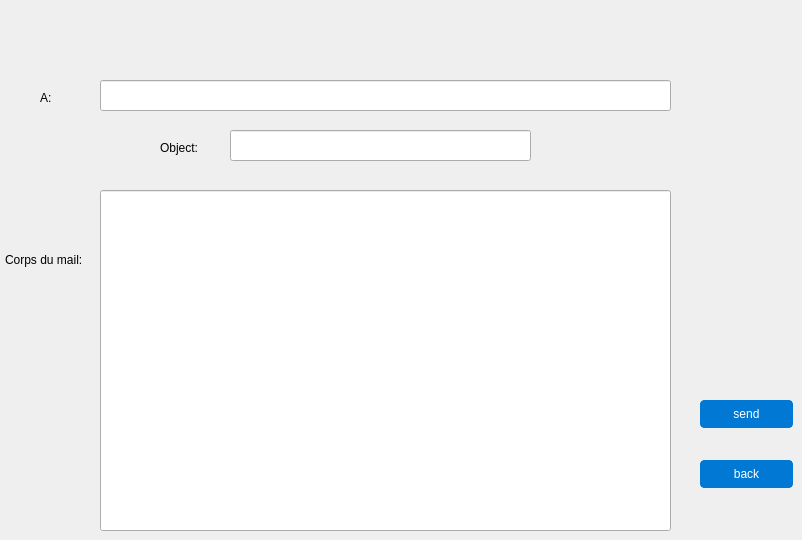
      <widget class="QWidget" name="page_16">
       <widget class="QLineEdit" name="lll2">
        <property name="geometry">
         <rect>
          <x>100</x>
          <y>80</y>
          <width>571</width>
          <height>31</height>
         </rect>
        </property>
       </widget>
       <widget class="QLineEdit" name="lll3">
        <property name="geometry">
         <rect>
          <x>230</x>
          <y>130</y>
          <width>301</width>
          <height>31</height>
         </rect>
        </property>
       </widget>
       <widget class="QLineEdit" name="lll4">
        <property name="geometry">
         <rect>
          <x>100</x>
          <y>190</y>
          <width>571</width>
          <height>341</height>
         </rect>
        </property>
       </widget>
       <widget class="QLabel" name="label_59">
        <property name="geometry">
         <rect>
          <x>40</x>
          <y>90</y>
          <width>56</width>
          <height>16</height>
         </rect>
        </property>
        <property name="text">
         <string>A:</string>
        </property>
       </widget>
       <widget class="QLabel" name="label_60">
        <property name="geometry">
         <rect>
          <x>160</x>
          <y>140</y>
          <width>56</width>
          <height>16</height>
         </rect>
        </property>
        <property name="text">
         <string>Object:</string>
        </property>
       </widget>
       <widget class="QLabel" name="label_61">
        <property name="geometry">
         <rect>
          <x>5</x>
          <y>250</y>
          <width>81</width>
          <height>20</height>
         </rect>
        </property>
        <property name="text">
         <string>Corps du mail:</string>
        </property>
       </widget>
       <widget class="QPushButton" name="pushButton_17">
        <property name="geometry">
         <rect>
          <x>700</x>
          <y>400</y>
          <width>93</width>
          <height>28</height>
         </rect>
        </property>
        <property name="styleSheet">
         <string notr="true">QPushButton {

background-color: #0078D4; /* Button background color similar to Windows */

color: #FFFFFF; /* Button text color */

border: 1px solid #0078D4; /* Button border color */

border-radius: 4px; /* Button border radius */

padding: 6px 12px; /* Button padding */

}



QPushButton:hover {

background-color: #00559B; /* Hovered button background color */

border: 1px solid #00559B; /* Hovered button border color */

}



QPushButton:pressed {

background-color: #003C75; /* Pressed button background color */

border: 1px solid #003C75; /* Pressed button border color */

}



QPushButton:focus {

border: 1px solid #0078D4; /* Focused button border color */

outline: none; /* Remove the focus outline */

}</string>
        </property>
        <property name="text">
         <string>send</string>
        </property>
       </widget>
       <widget class="QPushButton" name="pushButton_18">
        <property name="geometry">
         <rect>
          <x>700</x>
          <y>460</y>
          <width>93</width>
          <height>28</height>
         </rect>
        </property>
        <property name="styleSheet">
         <string notr="true">QPushButton {

background-color: #0078D4; /* Button background color similar to Windows */

color: #FFFFFF; /* Button text color */

border: 1px solid #0078D4; /* Button border color */

border-radius: 4px; /* Button border radius */

padding: 6px 12px; /* Button padding */

}



QPushButton:hover {

background-color: #00559B; /* Hovered button background color */

border: 1px solid #00559B; /* Hovered button border color */

}



QPushButton:pressed {

background-color: #003C75; /* Pressed button background color */

border: 1px solid #003C75; /* Pressed button border color */

}



QPushButton:focus {

border: 1px solid #0078D4; /* Focused button border color */

outline: none; /* Remove the focus outline */

}</string>
        </property>
        <property name="text">
         <string>back</string>
        </property>
       </widget>
      </widget>
